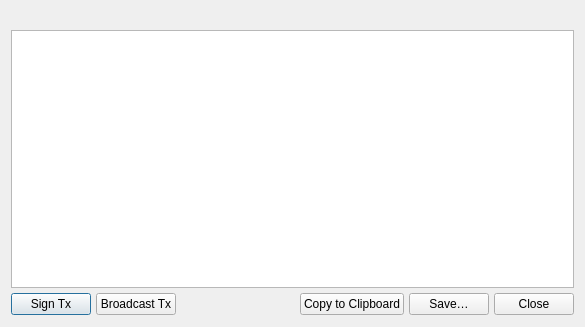
<?xml version="1.0" encoding="UTF-8"?>
<ui version="4.0">
 <class>PSKTOperationsDialog</class>
 <widget class="QDialog" name="PSKTOperationsDialog">
  <property name="geometry">
   <rect>
    <x>0</x>
    <y>0</y>
    <width>585</width>
    <height>327</height>
   </rect>
  </property>
  <property name="windowTitle">
   <string>Dialog</string>
  </property>
  <layout class="QVBoxLayout" name="verticalLayout">
   <property name="spacing">
    <number>12</number>
   </property>
   <property name="sizeConstraint">
    <enum>QLayout::SetDefaultConstraint</enum>
   </property>
   <property name="bottomMargin">
    <number>12</number>
   </property>
   <item>
    <layout class="QVBoxLayout" name="mainDialogLayout">
     <property name="spacing">
      <number>5</number>
     </property>
     <property name="topMargin">
      <number>0</number>
     </property>
     <property name="bottomMargin">
      <number>0</number>
     </property>
     <item>
      <widget class="QLabel" name="statusBar">
       <property name="font">
        <font>
         <weight>75</weight>
         <bold>true</bold>
        </font>
       </property>
       <property name="autoFillBackground">
        <bool>false</bool>
       </property>
       <property name="styleSheet">
        <string notr="true"/>
       </property>
       <property name="text">
        <string/>
       </property>
      </widget>
     </item>
     <item>
      <widget class="QTextEdit" name="transactionDescription">
       <property name="undoRedoEnabled">
        <bool>false</bool>
       </property>
       <property name="readOnly">
        <bool>true</bool>
       </property>
      </widget>
     </item>
     <item>
      <layout class="QHBoxLayout" name="buttonRowLayout">
       <property name="spacing">
        <number>5</number>
       </property>
       <item>
        <widget class="QPushButton" name="signTransactionButton">
         <property name="sizePolicy">
          <sizepolicy hsizetype="Minimum" vsizetype="Fixed">
           <horstretch>0</horstretch>
           <verstretch>0</verstretch>
          </sizepolicy>
         </property>
         <property name="font">
          <font>
           <weight>50</weight>
           <bold>false</bold>
          </font>
         </property>
         <property name="text">
          <string>Sign Tx</string>
         </property>
         <property name="autoDefault">
          <bool>true</bool>
         </property>
         <property name="default">
          <bool>false</bool>
         </property>
         <property name="flat">
          <bool>false</bool>
         </property>
        </widget>
       </item>
       <item>
        <widget class="QPushButton" name="broadcastTransactionButton">
         <property name="text">
          <string>Broadcast Tx</string>
         </property>
        </widget>
       </item>
       <item>
        <spacer name="horizontalSpacer">
         <property name="orientation">
          <enum>Qt::Horizontal</enum>
         </property>
         <property name="sizeHint" stdset="0">
          <size>
           <width>40</width>
           <height>20</height>
          </size>
         </property>
        </spacer>
       </item>
       <item>
        <widget class="QPushButton" name="copyToClipboardButton">
         <property name="text">
          <string>Copy to Clipboard</string>
         </property>
        </widget>
       </item>
       <item>
        <widget class="QPushButton" name="saveButton">
         <property name="text">
          <string>Save…</string>
         </property>
        </widget>
       </item>
       <item>
        <widget class="QPushButton" name="closeButton">
         <property name="text">
          <string>Close</string>
         </property>
        </widget>
       </item>
      </layout>
     </item>
    </layout>
   </item>
  </layout>
 </widget>
 <resources/>
 <connections/>
</ui>
